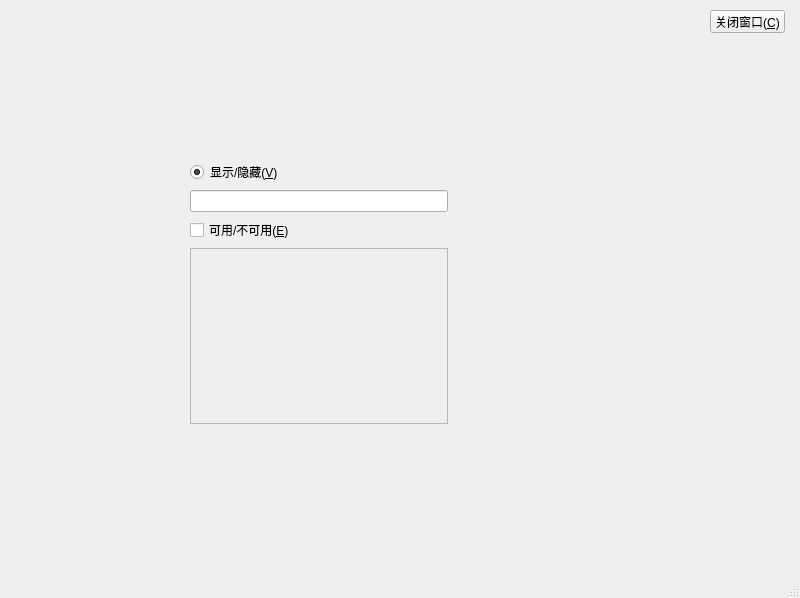
<?xml version="1.0" encoding="UTF-8"?>
<ui version="4.0">
 <class>MainWindow</class>
 <widget class="QMainWindow" name="MainWindow">
  <property name="geometry">
   <rect>
    <x>0</x>
    <y>0</y>
    <width>800</width>
    <height>598</height>
   </rect>
  </property>
  <property name="windowTitle">
   <string>MainWindow</string>
  </property>
  <widget class="QWidget" name="centralwidget">
   <widget class="QPushButton" name="pushButton">
    <property name="geometry">
     <rect>
      <x>710</x>
      <y>10</y>
      <width>75</width>
      <height>23</height>
     </rect>
    </property>
    <property name="text">
     <string>关闭窗口(&amp;C)</string>
    </property>
   </widget>
   <widget class="QWidget" name="">
    <property name="geometry">
     <rect>
      <x>190</x>
      <y>160</y>
      <width>258</width>
      <height>264</height>
     </rect>
    </property>
    <layout class="QVBoxLayout" name="verticalLayout">
     <item>
      <widget class="QRadioButton" name="radioButton">
       <property name="text">
        <string>显示/隐藏(&amp;V)</string>
       </property>
       <property name="checked">
        <bool>true</bool>
       </property>
      </widget>
     </item>
     <item>
      <widget class="QLineEdit" name="lineEdit"/>
     </item>
     <item>
      <widget class="QCheckBox" name="checkBox">
       <property name="text">
        <string>可用/不可用(&amp;E)</string>
       </property>
       <property name="checked">
        <bool>false</bool>
       </property>
      </widget>
     </item>
     <item>
      <widget class="QTextEdit" name="textEdit">
       <property name="enabled">
        <bool>false</bool>
       </property>
      </widget>
     </item>
    </layout>
   </widget>
  </widget>
  <widget class="QMenuBar" name="menubar">
   <property name="geometry">
    <rect>
     <x>0</x>
     <y>0</y>
     <width>800</width>
     <height>23</height>
    </rect>
   </property>
  </widget>
  <widget class="QStatusBar" name="statusbar"/>
 </widget>
 <resources/>
 <connections>
  <connection>
   <sender>pushButton</sender>
   <signal>clicked()</signal>
   <receiver>MainWindow</receiver>
   <slot>close()</slot>
   <hints>
    <hint type="sourcelabel">
     <x>735</x>
     <y>43</y>
    </hint>
    <hint type="destinationlabel">
     <x>738</x>
     <y>63</y>
    </hint>
   </hints>
  </connection>
  <connection>
   <sender>radioButton</sender>
   <signal>toggled(bool)</signal>
   <receiver>lineEdit</receiver>
   <slot>setVisible(bool)</slot>
   <hints>
    <hint type="sourcelabel">
     <x>393</x>
     <y>192</y>
    </hint>
    <hint type="destinationlabel">
     <x>399</x>
     <y>208</y>
    </hint>
   </hints>
  </connection>
  <connection>
   <sender>checkBox</sender>
   <signal>toggled(bool)</signal>
   <receiver>textEdit</receiver>
   <slot>setEnabled(bool)</slot>
   <hints>
    <hint type="sourcelabel">
     <x>265</x>
     <y>241</y>
    </hint>
    <hint type="destinationlabel">
     <x>273</x>
     <y>258</y>
    </hint>
   </hints>
  </connection>
 </connections>
</ui>
